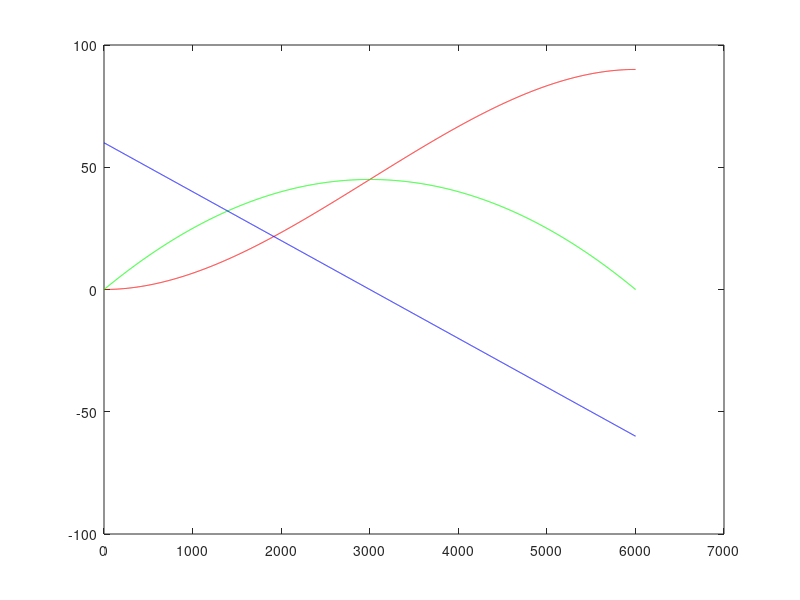

Write MATLAB code to recreate this figure.
d2r = pi/180;
ag0  = 0;
ag1 = 90*d2r;
w0 = 0;
w1 = 0;

kt = 3/(90*d2r);
t0 = 0;
t1 = ag1*kt;
t = [0:0.0005:t1];

c0 = ag0;
c1 = w0;
c2 = 3*(ag1-ag0)/(t1*t1) - 2*w0/t1;
c3 = (w0*t1 + 2*ag0-2*ag1)/(t1*t1*t1);

ag = (c0+c1.*t+c2.*t.*t+c3.*t.*t.*t)/d2r;
ag_d = (c1 + 2*c2*t + 3*c3*t.*t)/d2r;
ag_dd = (2*c2 + 6*c3*t)/d2r;
ag_sp = ag(100)-c0;
ag_sp_rad = ag_sp*d2r;
fig = figure(1);
plot(ag,'r');hold on;
plot(ag_d, 'g');hold on;
plot(ag_dd,'b');hold off;

